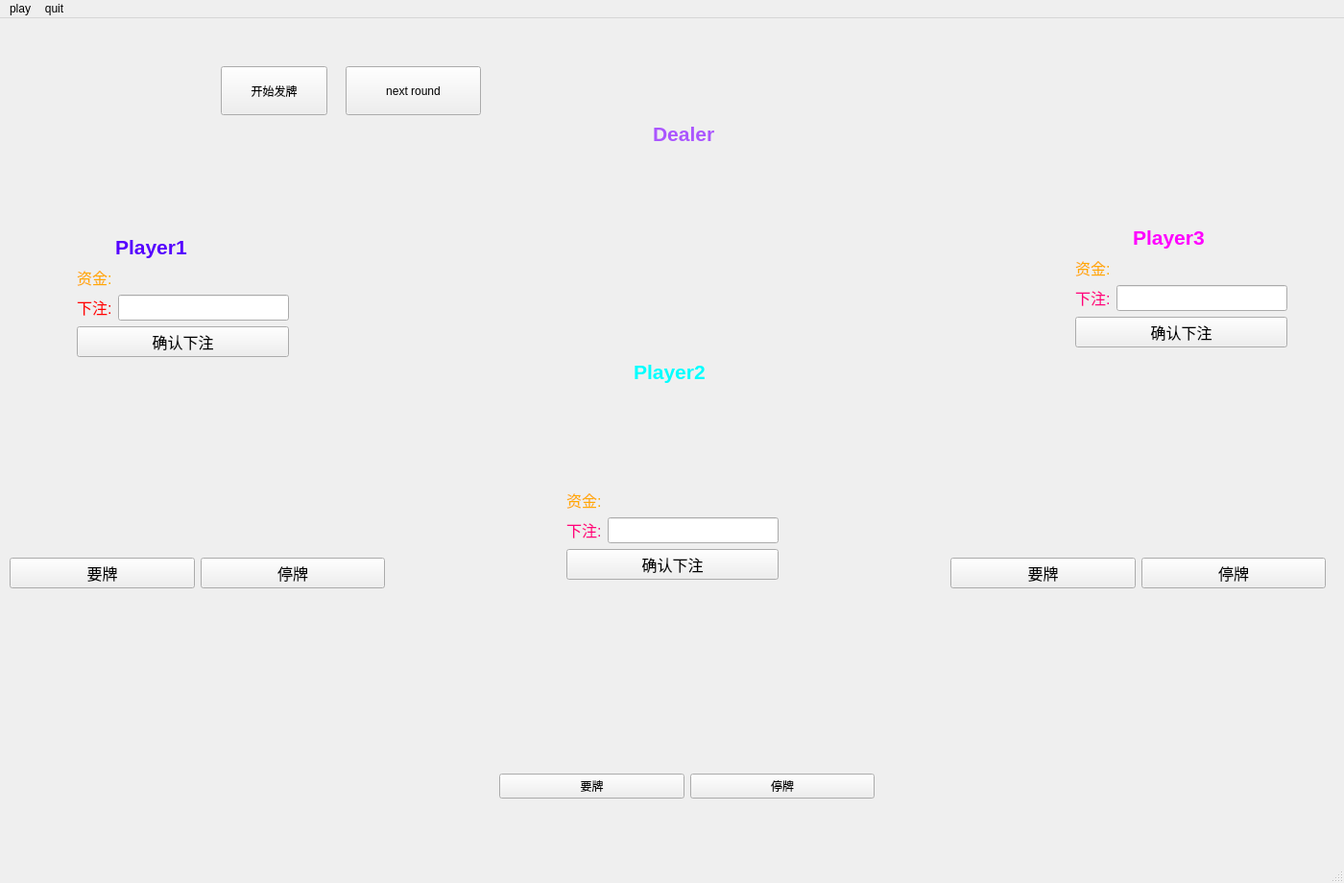
<?xml version="1.0" encoding="UTF-8"?>
<ui version="4.0">
 <class>playroom</class>
 <widget class="QMainWindow" name="playroom">
  <property name="geometry">
   <rect>
    <x>0</x>
    <y>0</y>
    <width>1400</width>
    <height>920</height>
   </rect>
  </property>
  <property name="minimumSize">
   <size>
    <width>1400</width>
    <height>920</height>
   </size>
  </property>
  <property name="maximumSize">
   <size>
    <width>1400</width>
    <height>920</height>
   </size>
  </property>
  <property name="windowTitle">
   <string>MainWindow</string>
  </property>
  <widget class="QWidget" name="centralwidget">
   <property name="maximumSize">
    <size>
     <width>16777215</width>
     <height>100000</height>
    </size>
   </property>
   <widget class="QWidget" name="gridWidget_3" native="true">
    <property name="geometry">
     <rect>
      <x>590</x>
      <y>160</y>
      <width>381</width>
      <height>101</height>
     </rect>
    </property>
    <layout class="QHBoxLayout" name="horizontalLayout_4">
     <property name="spacing">
      <number>0</number>
     </property>
     <item>
      <widget class="QLabel" name="card1Label_3">
       <property name="text">
        <string/>
       </property>
      </widget>
     </item>
     <item>
      <widget class="QLabel" name="card2Label_3">
       <property name="text">
        <string/>
       </property>
      </widget>
     </item>
     <item>
      <widget class="QLabel" name="card3Label_3">
       <property name="text">
        <string/>
       </property>
      </widget>
     </item>
     <item>
      <widget class="QLabel" name="card4Label_3">
       <property name="text">
        <string/>
       </property>
      </widget>
     </item>
     <item>
      <widget class="QLabel" name="card5Label_3">
       <property name="text">
        <string/>
       </property>
      </widget>
     </item>
     <item>
      <widget class="QLabel" name="card6Label_3">
       <property name="text">
        <string/>
       </property>
      </widget>
     </item>
     <item>
      <widget class="QLabel" name="card7Label_3">
       <property name="text">
        <string/>
       </property>
      </widget>
     </item>
     <item>
      <widget class="QLabel" name="card8Label_3">
       <property name="text">
        <string/>
       </property>
      </widget>
     </item>
     <item>
      <widget class="QLabel" name="card9Label_3">
       <property name="text">
        <string/>
       </property>
      </widget>
     </item>
     <item>
      <widget class="QLabel" name="card10Label_3">
       <property name="text">
        <string/>
       </property>
      </widget>
     </item>
    </layout>
   </widget>
   <widget class="QLabel" name="playerLabel2">
    <property name="geometry">
     <rect>
      <x>660</x>
      <y>348</y>
      <width>111</width>
      <height>41</height>
     </rect>
    </property>
    <property name="palette">
     <palette>
      <active>
       <colorrole role="WindowText">
        <brush brushstyle="SolidPattern">
         <color alpha="255">
          <red>255</red>
          <green>255</green>
          <blue>255</blue>
         </color>
        </brush>
       </colorrole>
      </active>
      <inactive>
       <colorrole role="WindowText">
        <brush brushstyle="SolidPattern">
         <color alpha="255">
          <red>255</red>
          <green>255</green>
          <blue>255</blue>
         </color>
        </brush>
       </colorrole>
      </inactive>
      <disabled>
       <colorrole role="WindowText">
        <brush brushstyle="SolidPattern">
         <color alpha="255">
          <red>120</red>
          <green>120</green>
          <blue>120</blue>
         </color>
        </brush>
       </colorrole>
      </disabled>
     </palette>
    </property>
    <property name="font">
     <font>
      <pointsize>16</pointsize>
      <weight>75</weight>
      <bold>true</bold>
     </font>
    </property>
    <property name="autoFillBackground">
     <bool>false</bool>
    </property>
    <property name="text">
     <string>&lt;html&gt;&lt;head/&gt;&lt;body&gt;&lt;p&gt;&lt;span style=&quot; color:#00ffff;&quot;&gt;Player2&lt;/span&gt;&lt;/p&gt;&lt;/body&gt;&lt;/html&gt;</string>
    </property>
   </widget>
   <widget class="QWidget" name="formWidget_4" native="true">
    <property name="geometry">
     <rect>
      <x>590</x>
      <y>490</y>
      <width>221</width>
      <height>146</height>
     </rect>
    </property>
    <layout class="QFormLayout" name="formLayout_4">
     <item row="0" column="0">
      <widget class="QLabel" name="oMoney_4">
       <property name="font">
        <font>
         <pointsize>12</pointsize>
        </font>
       </property>
       <property name="text">
        <string>&lt;html&gt;&lt;head/&gt;&lt;body&gt;&lt;p&gt;&lt;span style=&quot; color:#ffaa00;&quot;&gt;资金:&lt;/span&gt;&lt;/p&gt;&lt;/body&gt;&lt;/html&gt;</string>
       </property>
      </widget>
     </item>
     <item row="0" column="1">
      <widget class="QLabel" name="oMoneyValue_4">
       <property name="font">
        <font>
         <pointsize>12</pointsize>
        </font>
       </property>
       <property name="text">
        <string/>
       </property>
      </widget>
     </item>
     <item row="1" column="0">
      <widget class="QLabel" name="Money_4">
       <property name="font">
        <font>
         <pointsize>12</pointsize>
        </font>
       </property>
       <property name="text">
        <string>&lt;html&gt;&lt;head/&gt;&lt;body&gt;&lt;p&gt;&lt;span style=&quot; color:#ff007f;&quot;&gt;下注:&lt;/span&gt;&lt;/p&gt;&lt;/body&gt;&lt;/html&gt;</string>
       </property>
      </widget>
     </item>
     <item row="1" column="1">
      <widget class="QLineEdit" name="MoneyValue_4">
       <property name="font">
        <font>
         <pointsize>12</pointsize>
        </font>
       </property>
      </widget>
     </item>
     <item row="2" column="0" colspan="2">
      <widget class="QPushButton" name="Commit_4">
       <property name="font">
        <font>
         <pointsize>12</pointsize>
        </font>
       </property>
       <property name="text">
        <string>确认下注</string>
       </property>
      </widget>
     </item>
    </layout>
   </widget>
   <widget class="QLabel" name="computerStatusLabel">
    <property name="geometry">
     <rect>
      <x>640</x>
      <y>368</y>
      <width>47</width>
      <height>13</height>
     </rect>
    </property>
    <property name="palette">
     <palette>
      <active>
       <colorrole role="WindowText">
        <brush brushstyle="SolidPattern">
         <color alpha="255">
          <red>255</red>
          <green>255</green>
          <blue>255</blue>
         </color>
        </brush>
       </colorrole>
      </active>
      <inactive>
       <colorrole role="WindowText">
        <brush brushstyle="SolidPattern">
         <color alpha="255">
          <red>255</red>
          <green>255</green>
          <blue>255</blue>
         </color>
        </brush>
       </colorrole>
      </inactive>
      <disabled>
       <colorrole role="WindowText">
        <brush brushstyle="SolidPattern">
         <color alpha="255">
          <red>120</red>
          <green>120</green>
          <blue>120</blue>
         </color>
        </brush>
       </colorrole>
      </disabled>
     </palette>
    </property>
    <property name="text">
     <string/>
    </property>
   </widget>
   <widget class="QWidget" name="gridWidget_9" native="true">
    <property name="geometry">
     <rect>
      <x>530</x>
      <y>640</y>
      <width>381</width>
      <height>101</height>
     </rect>
    </property>
    <layout class="QHBoxLayout" name="horizontalLayout_10">
     <property name="spacing">
      <number>0</number>
     </property>
     <item>
      <widget class="QLabel" name="card1Label_9">
       <property name="text">
        <string/>
       </property>
      </widget>
     </item>
     <item>
      <widget class="QLabel" name="card2Label_9">
       <property name="text">
        <string/>
       </property>
      </widget>
     </item>
     <item>
      <widget class="QLabel" name="card3Label_9">
       <property name="text">
        <string/>
       </property>
      </widget>
     </item>
     <item>
      <widget class="QLabel" name="card4Label_9">
       <property name="text">
        <string/>
       </property>
      </widget>
     </item>
     <item>
      <widget class="QLabel" name="card5Label_9">
       <property name="text">
        <string/>
       </property>
      </widget>
     </item>
     <item>
      <widget class="QLabel" name="card6Label_9">
       <property name="text">
        <string/>
       </property>
      </widget>
     </item>
     <item>
      <widget class="QLabel" name="card7Label_9">
       <property name="text">
        <string/>
       </property>
      </widget>
     </item>
     <item>
      <widget class="QLabel" name="card8Label_9">
       <property name="text">
        <string/>
       </property>
      </widget>
     </item>
     <item>
      <widget class="QLabel" name="card9Label_9">
       <property name="text">
        <string/>
       </property>
      </widget>
     </item>
     <item>
      <widget class="QLabel" name="card10Label_9">
       <property name="text">
        <string/>
       </property>
      </widget>
     </item>
    </layout>
   </widget>
   <widget class="QWidget" name="widget_4" native="true">
    <property name="geometry">
     <rect>
      <x>10</x>
      <y>518</y>
      <width>391</width>
      <height>121</height>
     </rect>
    </property>
    <layout class="QHBoxLayout" name="horizontalLayout_11">
     <item>
      <widget class="QPushButton" name="getCard1_4">
       <property name="enabled">
        <bool>true</bool>
       </property>
       <property name="font">
        <font>
         <pointsize>12</pointsize>
        </font>
       </property>
       <property name="text">
        <string>要牌</string>
       </property>
      </widget>
     </item>
     <item>
      <widget class="QPushButton" name="stopCard1_4">
       <property name="font">
        <font>
         <pointsize>12</pointsize>
        </font>
       </property>
       <property name="text">
        <string>停牌</string>
       </property>
      </widget>
     </item>
    </layout>
   </widget>
   <widget class="QWidget" name="formWidget_5" native="true">
    <property name="geometry">
     <rect>
      <x>1120</x>
      <y>248</y>
      <width>221</width>
      <height>146</height>
     </rect>
    </property>
    <layout class="QFormLayout" name="formLayout_5">
     <item row="0" column="0">
      <widget class="QLabel" name="oMoney_5">
       <property name="font">
        <font>
         <pointsize>12</pointsize>
        </font>
       </property>
       <property name="text">
        <string>&lt;html&gt;&lt;head/&gt;&lt;body&gt;&lt;p&gt;&lt;span style=&quot; color:#ffaa00;&quot;&gt;资金:&lt;/span&gt;&lt;/p&gt;&lt;/body&gt;&lt;/html&gt;</string>
       </property>
      </widget>
     </item>
     <item row="0" column="1">
      <widget class="QLabel" name="oMoneyValue_5">
       <property name="font">
        <font>
         <pointsize>12</pointsize>
        </font>
       </property>
       <property name="text">
        <string/>
       </property>
      </widget>
     </item>
     <item row="1" column="0">
      <widget class="QLabel" name="Money_5">
       <property name="font">
        <font>
         <pointsize>12</pointsize>
        </font>
       </property>
       <property name="text">
        <string>&lt;html&gt;&lt;head/&gt;&lt;body&gt;&lt;p&gt;&lt;span style=&quot; color:#ff007f;&quot;&gt;下注:&lt;/span&gt;&lt;/p&gt;&lt;/body&gt;&lt;/html&gt;</string>
       </property>
      </widget>
     </item>
     <item row="2" column="0" colspan="2">
      <widget class="QPushButton" name="Commit_5">
       <property name="font">
        <font>
         <pointsize>12</pointsize>
        </font>
       </property>
       <property name="text">
        <string>确认下注</string>
       </property>
      </widget>
     </item>
     <item row="1" column="1">
      <widget class="QLineEdit" name="MoneyValue_5">
       <property name="font">
        <font>
         <pointsize>12</pointsize>
        </font>
       </property>
      </widget>
     </item>
    </layout>
   </widget>
   <widget class="QWidget" name="widget_5" native="true">
    <property name="geometry">
     <rect>
      <x>990</x>
      <y>518</y>
      <width>391</width>
      <height>121</height>
     </rect>
    </property>
    <layout class="QHBoxLayout" name="horizontalLayout_12">
     <item>
      <widget class="QPushButton" name="getCard1_5">
       <property name="enabled">
        <bool>true</bool>
       </property>
       <property name="font">
        <font>
         <pointsize>12</pointsize>
        </font>
       </property>
       <property name="text">
        <string>要牌</string>
       </property>
      </widget>
     </item>
     <item>
      <widget class="QPushButton" name="stopCard1_5">
       <property name="font">
        <font>
         <pointsize>12</pointsize>
        </font>
       </property>
       <property name="text">
        <string>停牌</string>
       </property>
      </widget>
     </item>
    </layout>
   </widget>
   <widget class="QLabel" name="outcomeLabel">
    <property name="geometry">
     <rect>
      <x>110</x>
      <y>610</y>
      <width>281</width>
      <height>121</height>
     </rect>
    </property>
    <property name="palette">
     <palette>
      <active>
       <colorrole role="WindowText">
        <brush brushstyle="SolidPattern">
         <color alpha="255">
          <red>255</red>
          <green>0</green>
          <blue>0</blue>
         </color>
        </brush>
       </colorrole>
      </active>
      <inactive>
       <colorrole role="WindowText">
        <brush brushstyle="SolidPattern">
         <color alpha="255">
          <red>255</red>
          <green>0</green>
          <blue>0</blue>
         </color>
        </brush>
       </colorrole>
      </inactive>
      <disabled>
       <colorrole role="WindowText">
        <brush brushstyle="SolidPattern">
         <color alpha="255">
          <red>120</red>
          <green>120</green>
          <blue>120</blue>
         </color>
        </brush>
       </colorrole>
      </disabled>
     </palette>
    </property>
    <property name="font">
     <font>
      <pointsize>16</pointsize>
      <weight>75</weight>
      <bold>true</bold>
     </font>
    </property>
    <property name="text">
     <string/>
    </property>
    <property name="alignment">
     <set>Qt::AlignCenter</set>
    </property>
   </widget>
   <widget class="QWidget" name="formWidget_6" native="true">
    <property name="geometry">
     <rect>
      <x>80</x>
      <y>258</y>
      <width>221</width>
      <height>146</height>
     </rect>
    </property>
    <layout class="QFormLayout" name="formLayout_6">
     <item row="0" column="0">
      <widget class="QLabel" name="oMoney_6">
       <property name="font">
        <font>
         <pointsize>12</pointsize>
        </font>
       </property>
       <property name="text">
        <string>&lt;html&gt;&lt;head/&gt;&lt;body&gt;&lt;p&gt;&lt;span style=&quot; color:#ffaa00;&quot;&gt;资金:&lt;/span&gt;&lt;/p&gt;&lt;/body&gt;&lt;/html&gt;</string>
       </property>
      </widget>
     </item>
     <item row="0" column="1">
      <widget class="QLabel" name="oMoneyValue_6">
       <property name="font">
        <font>
         <pointsize>12</pointsize>
        </font>
       </property>
       <property name="text">
        <string/>
       </property>
      </widget>
     </item>
     <item row="1" column="0">
      <widget class="QLabel" name="Money_6">
       <property name="font">
        <font>
         <pointsize>12</pointsize>
        </font>
       </property>
       <property name="text">
        <string>&lt;html&gt;&lt;head/&gt;&lt;body&gt;&lt;p&gt;&lt;span style=&quot; color:#ff0000;&quot;&gt;下注:&lt;/span&gt;&lt;/p&gt;&lt;/body&gt;&lt;/html&gt;</string>
       </property>
      </widget>
     </item>
     <item row="2" column="0" colspan="2">
      <widget class="QPushButton" name="Commit_6">
       <property name="font">
        <font>
         <pointsize>12</pointsize>
        </font>
       </property>
       <property name="text">
        <string>确认下注</string>
       </property>
      </widget>
     </item>
     <item row="1" column="1">
      <widget class="QLineEdit" name="MoneyValue_6">
       <property name="font">
        <font>
         <pointsize>12</pointsize>
        </font>
       </property>
      </widget>
     </item>
    </layout>
   </widget>
   <widget class="QWidget" name="gridWidget_10" native="true">
    <property name="geometry">
     <rect>
      <x>1010</x>
      <y>400</y>
      <width>381</width>
      <height>101</height>
     </rect>
    </property>
    <layout class="QHBoxLayout" name="horizontalLayout_13">
     <property name="spacing">
      <number>0</number>
     </property>
     <item>
      <widget class="QLabel" name="card1Label_10">
       <property name="text">
        <string/>
       </property>
      </widget>
     </item>
     <item>
      <widget class="QLabel" name="card2Label_10">
       <property name="text">
        <string/>
       </property>
      </widget>
     </item>
     <item>
      <widget class="QLabel" name="card3Label_10">
       <property name="text">
        <string/>
       </property>
      </widget>
     </item>
     <item>
      <widget class="QLabel" name="card4Label_10">
       <property name="text">
        <string/>
       </property>
      </widget>
     </item>
     <item>
      <widget class="QLabel" name="card5Label_10">
       <property name="text">
        <string/>
       </property>
      </widget>
     </item>
     <item>
      <widget class="QLabel" name="card6Label_10">
       <property name="text">
        <string/>
       </property>
      </widget>
     </item>
     <item>
      <widget class="QLabel" name="card7Label_10">
       <property name="text">
        <string/>
       </property>
      </widget>
     </item>
     <item>
      <widget class="QLabel" name="card8Label_10">
       <property name="text">
        <string/>
       </property>
      </widget>
     </item>
     <item>
      <widget class="QLabel" name="card9Label_10">
       <property name="text">
        <string/>
       </property>
      </widget>
     </item>
     <item>
      <widget class="QLabel" name="card10Label_10">
       <property name="text">
        <string/>
       </property>
      </widget>
     </item>
    </layout>
   </widget>
   <widget class="QWidget" name="gridWidget_4" native="true">
    <property name="geometry">
     <rect>
      <x>40</x>
      <y>400</y>
      <width>381</width>
      <height>101</height>
     </rect>
    </property>
    <layout class="QHBoxLayout" name="horizontalLayout_14">
     <property name="spacing">
      <number>0</number>
     </property>
     <item>
      <widget class="QLabel" name="card1Label_4">
       <property name="text">
        <string/>
       </property>
      </widget>
     </item>
     <item>
      <widget class="QLabel" name="card2Label_4">
       <property name="text">
        <string/>
       </property>
      </widget>
     </item>
     <item>
      <widget class="QLabel" name="card3Label_4">
       <property name="text">
        <string/>
       </property>
      </widget>
     </item>
     <item>
      <widget class="QLabel" name="card4Label_4">
       <property name="text">
        <string/>
       </property>
      </widget>
     </item>
     <item>
      <widget class="QLabel" name="card5Label_4">
       <property name="text">
        <string/>
       </property>
      </widget>
     </item>
     <item>
      <widget class="QLabel" name="card6Label_4">
       <property name="text">
        <string/>
       </property>
      </widget>
     </item>
     <item>
      <widget class="QLabel" name="card7Label_4">
       <property name="text">
        <string/>
       </property>
      </widget>
     </item>
     <item>
      <widget class="QLabel" name="card8Label_4">
       <property name="text">
        <string/>
       </property>
      </widget>
     </item>
     <item>
      <widget class="QLabel" name="card9Label_4">
       <property name="text">
        <string/>
       </property>
      </widget>
     </item>
     <item>
      <widget class="QLabel" name="card10Label_4">
       <property name="text">
        <string/>
       </property>
      </widget>
     </item>
    </layout>
   </widget>
   <widget class="QWidget" name="widget_6" native="true">
    <property name="geometry">
     <rect>
      <x>520</x>
      <y>740</y>
      <width>391</width>
      <height>121</height>
     </rect>
    </property>
    <layout class="QHBoxLayout" name="horizontalLayout_15">
     <item>
      <widget class="QPushButton" name="getCard1_6">
       <property name="enabled">
        <bool>true</bool>
       </property>
       <property name="text">
        <string>要牌</string>
       </property>
      </widget>
     </item>
     <item>
      <widget class="QPushButton" name="stopCard1_6">
       <property name="text">
        <string>停牌</string>
       </property>
      </widget>
     </item>
    </layout>
   </widget>
   <widget class="QLabel" name="playerLabel1">
    <property name="geometry">
     <rect>
      <x>120</x>
      <y>218</y>
      <width>111</width>
      <height>41</height>
     </rect>
    </property>
    <property name="palette">
     <palette>
      <active>
       <colorrole role="WindowText">
        <brush brushstyle="SolidPattern">
         <color alpha="255">
          <red>255</red>
          <green>255</green>
          <blue>255</blue>
         </color>
        </brush>
       </colorrole>
      </active>
      <inactive>
       <colorrole role="WindowText">
        <brush brushstyle="SolidPattern">
         <color alpha="255">
          <red>255</red>
          <green>255</green>
          <blue>255</blue>
         </color>
        </brush>
       </colorrole>
      </inactive>
      <disabled>
       <colorrole role="WindowText">
        <brush brushstyle="SolidPattern">
         <color alpha="255">
          <red>120</red>
          <green>120</green>
          <blue>120</blue>
         </color>
        </brush>
       </colorrole>
      </disabled>
     </palette>
    </property>
    <property name="font">
     <font>
      <pointsize>16</pointsize>
      <weight>75</weight>
      <bold>true</bold>
     </font>
    </property>
    <property name="text">
     <string>&lt;html&gt;&lt;head/&gt;&lt;body&gt;&lt;p&gt;&lt;span style=&quot; color:#5500ff;&quot;&gt;Player1&lt;/span&gt;&lt;/p&gt;&lt;/body&gt;&lt;/html&gt;</string>
    </property>
   </widget>
   <widget class="QLabel" name="computerLabel">
    <property name="geometry">
     <rect>
      <x>680</x>
      <y>100</y>
      <width>161</width>
      <height>41</height>
     </rect>
    </property>
    <property name="palette">
     <palette>
      <active>
       <colorrole role="WindowText">
        <brush brushstyle="SolidPattern">
         <color alpha="255">
          <red>255</red>
          <green>255</green>
          <blue>255</blue>
         </color>
        </brush>
       </colorrole>
      </active>
      <inactive>
       <colorrole role="WindowText">
        <brush brushstyle="SolidPattern">
         <color alpha="255">
          <red>255</red>
          <green>255</green>
          <blue>255</blue>
         </color>
        </brush>
       </colorrole>
      </inactive>
      <disabled>
       <colorrole role="WindowText">
        <brush brushstyle="SolidPattern">
         <color alpha="255">
          <red>120</red>
          <green>120</green>
          <blue>120</blue>
         </color>
        </brush>
       </colorrole>
      </disabled>
     </palette>
    </property>
    <property name="font">
     <font>
      <pointsize>16</pointsize>
      <weight>75</weight>
      <bold>true</bold>
     </font>
    </property>
    <property name="text">
     <string>&lt;html&gt;&lt;head/&gt;&lt;body&gt;&lt;p&gt;&lt;span style=&quot; color:#aa55ff;&quot;&gt;Dealer&lt;/span&gt;&lt;/p&gt;&lt;/body&gt;&lt;/html&gt;</string>
    </property>
   </widget>
   <widget class="QLabel" name="playerLabel3">
    <property name="geometry">
     <rect>
      <x>1180</x>
      <y>208</y>
      <width>111</width>
      <height>41</height>
     </rect>
    </property>
    <property name="palette">
     <palette>
      <active>
       <colorrole role="WindowText">
        <brush brushstyle="SolidPattern">
         <color alpha="255">
          <red>255</red>
          <green>255</green>
          <blue>255</blue>
         </color>
        </brush>
       </colorrole>
      </active>
      <inactive>
       <colorrole role="WindowText">
        <brush brushstyle="SolidPattern">
         <color alpha="255">
          <red>255</red>
          <green>255</green>
          <blue>255</blue>
         </color>
        </brush>
       </colorrole>
      </inactive>
      <disabled>
       <colorrole role="WindowText">
        <brush brushstyle="SolidPattern">
         <color alpha="255">
          <red>120</red>
          <green>120</green>
          <blue>120</blue>
         </color>
        </brush>
       </colorrole>
      </disabled>
     </palette>
    </property>
    <property name="font">
     <font>
      <pointsize>16</pointsize>
      <weight>75</weight>
      <bold>true</bold>
     </font>
    </property>
    <property name="text">
     <string>&lt;html&gt;&lt;head/&gt;&lt;body&gt;&lt;p&gt;&lt;span style=&quot; color:#ff00ff;&quot;&gt;Player3&lt;/span&gt;&lt;/p&gt;&lt;/body&gt;&lt;/html&gt;</string>
    </property>
   </widget>
   <widget class="QLabel" name="statusLabel">
    <property name="geometry">
     <rect>
      <x>125</x>
      <y>368</y>
      <width>47</width>
      <height>13</height>
     </rect>
    </property>
    <property name="palette">
     <palette>
      <active>
       <colorrole role="WindowText">
        <brush brushstyle="SolidPattern">
         <color alpha="255">
          <red>255</red>
          <green>255</green>
          <blue>255</blue>
         </color>
        </brush>
       </colorrole>
      </active>
      <inactive>
       <colorrole role="WindowText">
        <brush brushstyle="SolidPattern">
         <color alpha="255">
          <red>255</red>
          <green>255</green>
          <blue>255</blue>
         </color>
        </brush>
       </colorrole>
      </inactive>
      <disabled>
       <colorrole role="WindowText">
        <brush brushstyle="SolidPattern">
         <color alpha="255">
          <red>120</red>
          <green>120</green>
          <blue>120</blue>
         </color>
        </brush>
       </colorrole>
      </disabled>
     </palette>
    </property>
    <property name="text">
     <string/>
    </property>
   </widget>
   <widget class="QPushButton" name="pushButton">
    <property name="geometry">
     <rect>
      <x>230</x>
      <y>50</y>
      <width>111</width>
      <height>51</height>
     </rect>
    </property>
    <property name="text">
     <string>开始发牌</string>
    </property>
   </widget>
   <widget class="QLabel" name="label">
    <property name="geometry">
     <rect>
      <x>80</x>
      <y>680</y>
      <width>221</width>
      <height>71</height>
     </rect>
    </property>
    <property name="text">
     <string/>
    </property>
   </widget>
   <widget class="QLabel" name="label_3">
    <property name="geometry">
     <rect>
      <x>1060</x>
      <y>680</y>
      <width>221</width>
      <height>71</height>
     </rect>
    </property>
    <property name="text">
     <string/>
    </property>
   </widget>
   <widget class="QPushButton" name="pushButton_2">
    <property name="geometry">
     <rect>
      <x>360</x>
      <y>50</y>
      <width>141</width>
      <height>51</height>
     </rect>
    </property>
    <property name="text">
     <string>next round</string>
    </property>
   </widget>
   <widget class="QLabel" name="tableLabel">
    <property name="geometry">
     <rect>
      <x>10</x>
      <y>10</y>
      <width>1531</width>
      <height>951</height>
     </rect>
    </property>
    <property name="text">
     <string/>
    </property>
   </widget>
   <widget class="QLabel" name="label_2">
    <property name="geometry">
     <rect>
      <x>600</x>
      <y>820</y>
      <width>221</width>
      <height>71</height>
     </rect>
    </property>
    <property name="styleSheet">
     <string notr="true">font: 26pt &quot;Adobe Devanagari&quot;;</string>
    </property>
    <property name="text">
     <string/>
    </property>
   </widget>
   <widget class="QLabel" name="computerLabel_2">
    <property name="geometry">
     <rect>
      <x>570</x>
      <y>40</y>
      <width>391</width>
      <height>81</height>
     </rect>
    </property>
    <property name="palette">
     <palette>
      <active>
       <colorrole role="WindowText">
        <brush brushstyle="SolidPattern">
         <color alpha="255">
          <red>255</red>
          <green>255</green>
          <blue>255</blue>
         </color>
        </brush>
       </colorrole>
      </active>
      <inactive>
       <colorrole role="WindowText">
        <brush brushstyle="SolidPattern">
         <color alpha="255">
          <red>255</red>
          <green>255</green>
          <blue>255</blue>
         </color>
        </brush>
       </colorrole>
      </inactive>
      <disabled>
       <colorrole role="WindowText">
        <brush brushstyle="SolidPattern">
         <color alpha="255">
          <red>120</red>
          <green>120</green>
          <blue>120</blue>
         </color>
        </brush>
       </colorrole>
      </disabled>
     </palette>
    </property>
    <property name="font">
     <font>
      <family>Adobe Devanagari</family>
      <pointsize>16</pointsize>
      <weight>50</weight>
      <italic>true</italic>
      <bold>false</bold>
     </font>
    </property>
    <property name="styleSheet">
     <string notr="true">font: italic 16pt &quot;Adobe Devanagari&quot;;</string>
    </property>
    <property name="text">
     <string/>
    </property>
   </widget>
   <zorder>tableLabel</zorder>
   <zorder>gridWidget_3</zorder>
   <zorder>playerLabel2</zorder>
   <zorder>formWidget_4</zorder>
   <zorder>computerStatusLabel</zorder>
   <zorder>gridWidget_9</zorder>
   <zorder>widget_4</zorder>
   <zorder>formWidget_5</zorder>
   <zorder>widget_5</zorder>
   <zorder>outcomeLabel</zorder>
   <zorder>formWidget_6</zorder>
   <zorder>gridWidget_10</zorder>
   <zorder>gridWidget_4</zorder>
   <zorder>widget_6</zorder>
   <zorder>playerLabel1</zorder>
   <zorder>computerLabel</zorder>
   <zorder>playerLabel3</zorder>
   <zorder>statusLabel</zorder>
   <zorder>pushButton</zorder>
   <zorder>label</zorder>
   <zorder>label_3</zorder>
   <zorder>pushButton_2</zorder>
   <zorder>label_2</zorder>
   <zorder>computerLabel_2</zorder>
  </widget>
  <widget class="QMenuBar" name="menubar">
   <property name="geometry">
    <rect>
     <x>0</x>
     <y>0</y>
     <width>1400</width>
     <height>26</height>
    </rect>
   </property>
   <widget class="QMenu" name="menuquit">
    <property name="title">
     <string>quit</string>
    </property>
   </widget>
   <widget class="QMenu" name="menuplay">
    <property name="title">
     <string>play</string>
    </property>
    <addaction name="actionplayagain"/>
   </widget>
   <addaction name="menuplay"/>
   <addaction name="menuquit"/>
  </widget>
  <widget class="QStatusBar" name="statusbar"/>
  <action name="actionplayagain">
   <property name="text">
    <string>playagain</string>
   </property>
  </action>
 </widget>
 <resources/>
 <connections/>
</ui>
